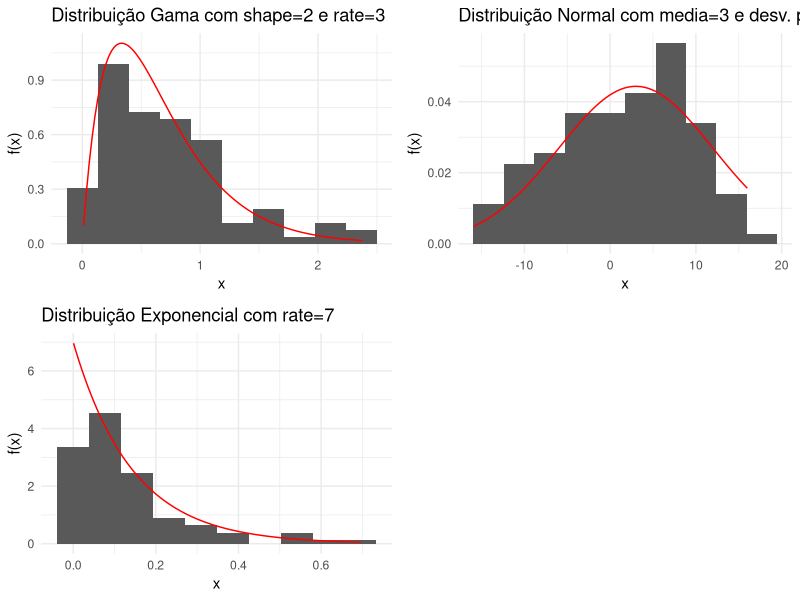
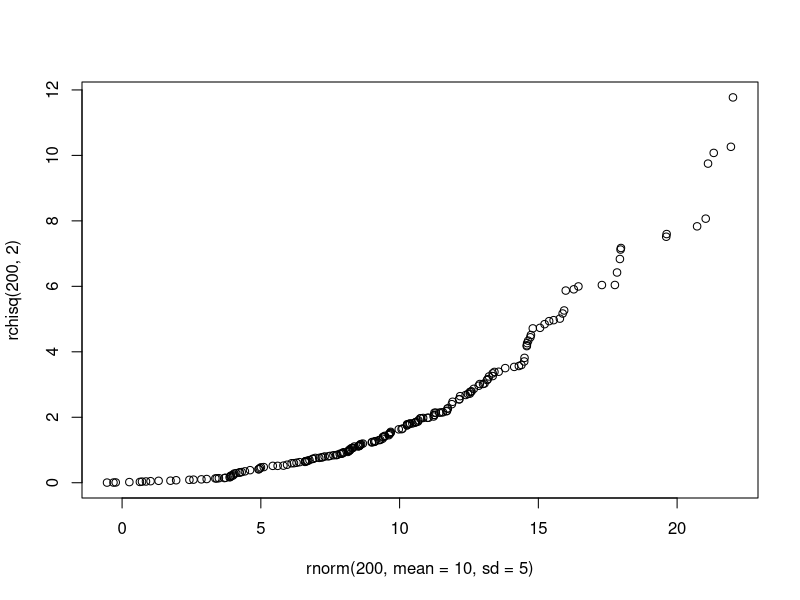
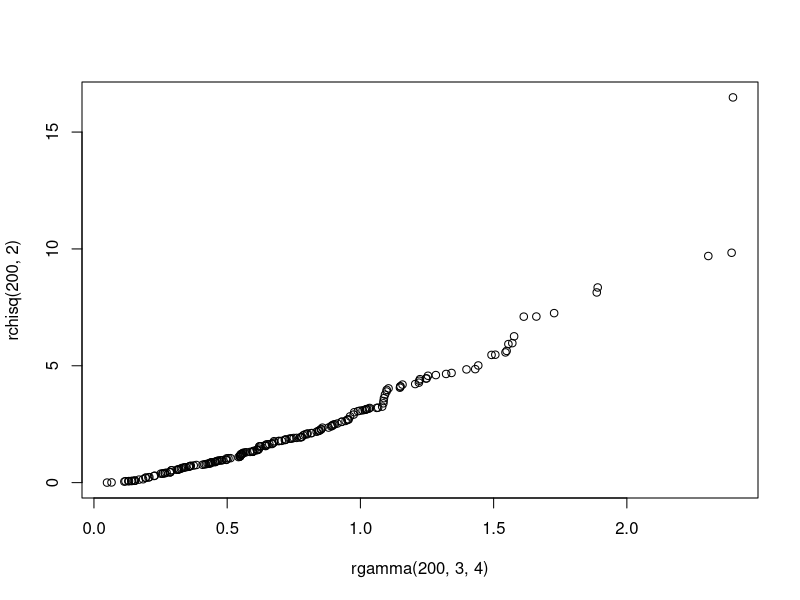
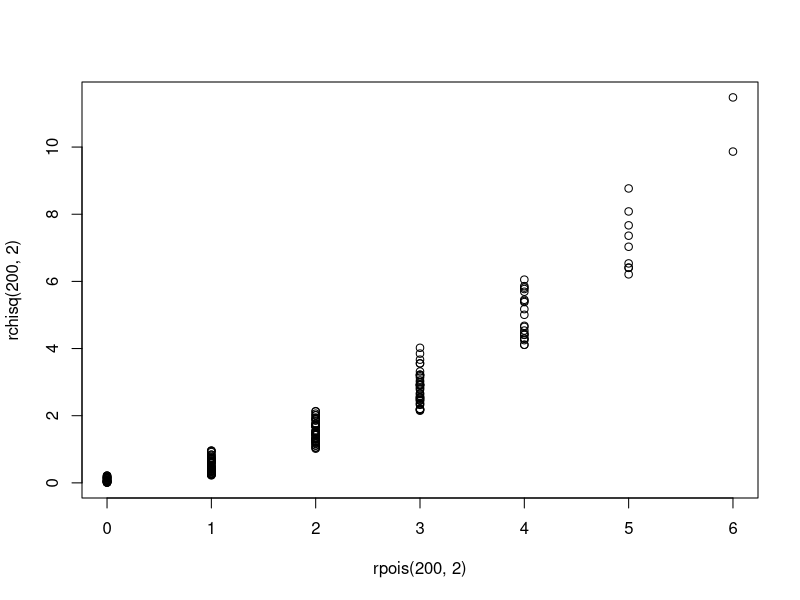
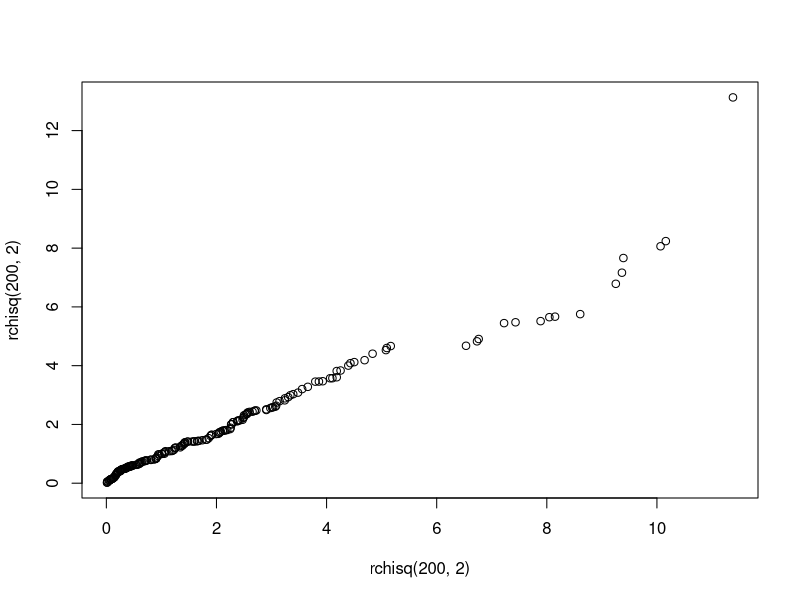
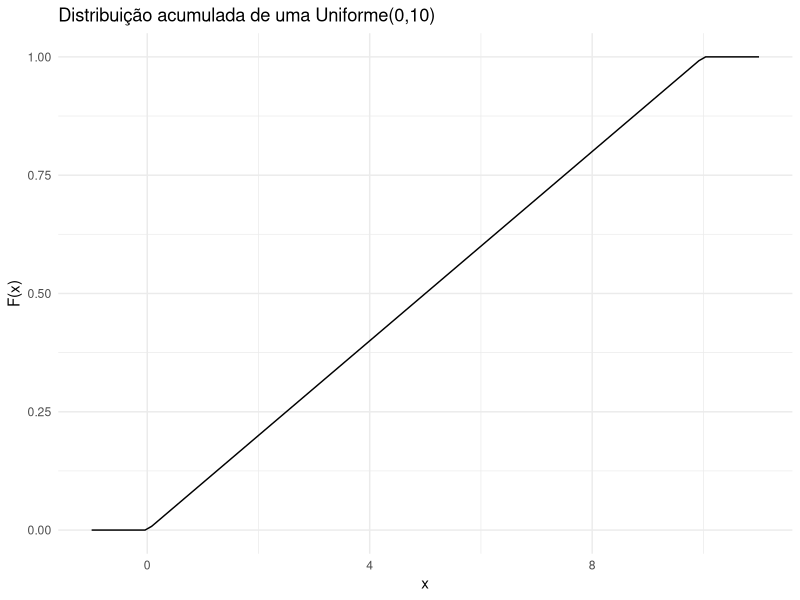
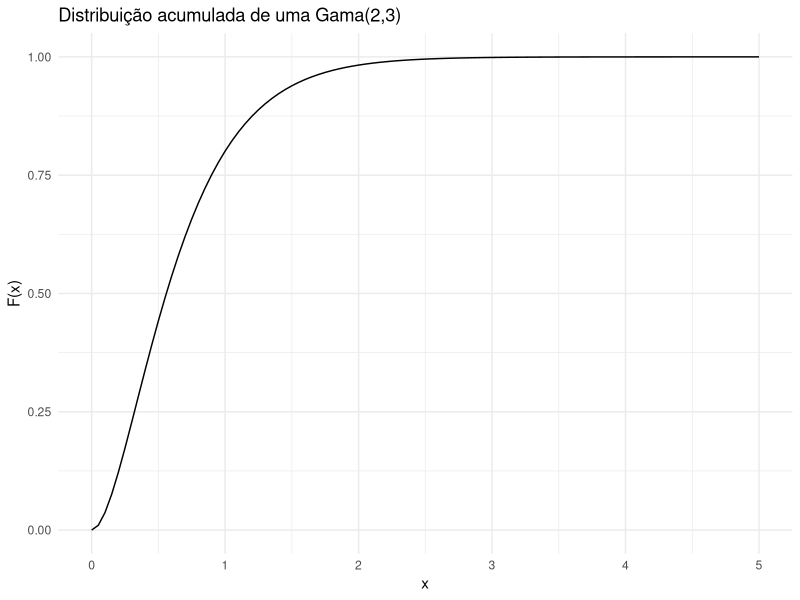
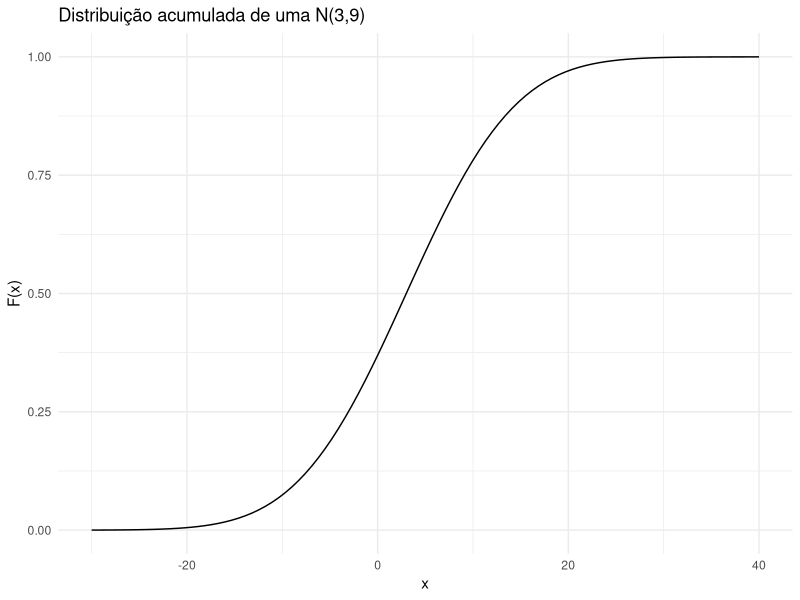

Here is the R script that generated these plots, in order:

# Carregando pacotes utilizados

library(ggplot2)
library(gridExtra)
library(dplyr)

# 1 -----------------------------------------------------------------------

#a)
unif <- runif(100, min = 0, max = 10)

#b)
gam <- rgamma(100, shape = 2, rate = 3)

#c)
norm <- rnorm(100, mean = 3, sd = 9)

#d)
expo <- rexp(100, rate = 7)

# 2 -----------------------------------------------------------------------

grafb <- ggplot(data = data.frame(x=gam), aes(x=x)) +
  geom_histogram(aes(y=..density..), bins = 10) +
  stat_function(fun = dgamma, args = list(shape = 2, rate = 3), color = "red") +
  theme_minimal() +
  labs(title = "Distribuição Gama com shape=2 e rate=3", y="f(x)")

grafc <- ggplot(data = data.frame(x=norm), aes(x=x)) +
  geom_histogram(aes(y=..density..), bins = 10) +
  stat_function(fun = dnorm, args = list(mean = 3, sd = 9), color = "red") +
  theme_minimal() +
  labs(title = "Distribuição Normal com media=3 e desv. padrao=9", y="f(x)")

grafd <- ggplot(data = data.frame(x=expo), aes(x=x)) +
  geom_histogram(aes(y=..density..), bins = 10) +
  stat_function(fun = dexp, args = list(rate = 7), color = "red") +
  theme_minimal() +
  labs(title = "Distribuição Exponencial com rate=7", y="f(x)")

grid.arrange(grafb, grafc, grafd, ncol=2)

# 3 -----------------------------------------------------------------------

#a)
ppois(0, lambda = 5, lower.tail = F)

#b)
ppois(11, lambda = 5) - ppois(2, lambda = 5)

#c)
qpois(0.76, lambda = 5)

#d)
qpois(0.73, lambda = 5, lower.tail = F)
## ou
qpois(0.27, lambda = 5)

# 4 -----------------------------------------------------------------------

#a) 
pbeta(0.7, 3, 10, lower.tail = F)

#b)
pbeta(0.25, 3, 10) - pbeta(0.2, 3, 10)

#c)
qbeta(0.20, 3, 10)

#d)
qbeta(0.12, 3, 10, lower.tail = F)
## ou
qbeta(0.88, 3, 10)

# 5 -----------------------------------------------------------------------

#a)
qqplot(
  x = rnorm(200, mean = 10, sd = 5),
  y = rchisq(200, 2)
)

#b)
qqplot(
  x = rgamma(200, 3, 4),
  y = rchisq(200, 2)
)

#c)
qqplot(
  x = rpois(200, 2),
  y = rchisq(200, 2)
)

#d)
qqplot(
  x = rchisq(200, 2),
  y = rchisq(200, 2)
)

# 6 -----------------------------------------------------------------------

#a)
pexp(5, 5, lower.tail = F)

#b)
pexp(9, 5) - pexp(2, 5)

#c)
dexp(0, 5)

#d)
pexp(2, 5)

#e)
dbinom(2, 15, 0.3)
## ou
pbinom(2, 15, 0.3) - pbinom(1, 15, 0.3)

#f)
pbinom(4, 15, 0.3)

#g)
pbinom(5, 15, 0.3) - pbinom(-2, 15, 0.3)

#h)
pbinom(9, 15, 0.3) - pbinom(2, 15, 0.3)

#i)
pbinom(3, 15, 0.3, lower.tail = F)
## ou
1 - pbinom(3, 15, 0.3)

# 7 -----------------------------------------------------------------------

fun7 <- function(y) {
  if(y<1) return(0)
  if(y>3) return(1)
  return(integrate(
    (function(x) (x^3)/20), lower = 1, upper = y
  )[[1]]
  )
}

#a)
1 - fun7(2)

#b)
fun7(2.6) - fun7(2)

#c)
1 - fun7(2.8)

#d)
fun7(2) + (1 - fun7(2.5))

# 8 -----------------------------------------------------------------------

#a)
ggplot(data = data.frame(x=c(-1,11)), aes(x=x)) +
  stat_function(fun = punif, args = list(min = 0, max = 10)) +
  labs(y="F(x)", title="Distribuição acumulada de uma Uniforme(0,10)") + 
  theme_minimal()

#b)
ggplot(data = data.frame(x=c(0,5)), aes(x=x)) +
  stat_function(fun = pgamma, args = list(shape = 2 , rate = 3)) + 
  labs(y="F(x)", title="Distribuição acumulada de uma Gama(2,3)") + 
  theme_minimal()

#c)
ggplot(data = data.frame(x=c(-30,40)), aes(x=x)) + 
  stat_function(fun = pnorm, args = list(mean = 3, sd = 9)) +
  labs(y="F(x)", title="Distribuição acumulada de uma N(3,9)") + 
  theme_minimal()

#d)
ggplot(data = data.frame(x=c(0,2)), aes(x=x)) +
  stat_function(fun = pexp, args = list(7)) +
  labs(y="F(x)", title="Distribuição acumulada de uma Exponecial(7)") + 
  theme_minimal()

#e)
ggplot(data = data.frame(x=c(0,4)), aes(x=x)) + 
  stat_function(fun = Vectorize(fun7)) + 
  labs(y="F(x)", title="Distribuição acumulada de x^3/20") +
  theme_minimal()

#f)


# 9 -----------------------------------------------------------------------

#a)
# graf1 <- 
## ou
plot(dbinom(-1:110,100,0.85), type = 'h')

graf2 <- ggplot(data = data.frame(x=c(-1:110)), aes(x=x)) + 
  stat_function(fun = pbinom, args = list(100, 0.85)) +
  labs(y="F(x)"); graf2
## ou
plot(pbinom(-1:110,100,0.85), type = 's')

#b)
ggplot(data = data.frame(x=c(-5:25)), aes(x=x)) + 
  stat_function(fun = ppois, args = list(5)) +
  labs(y="F(x)")

# 10 ----------------------------------------------------------------------

expo <- rexp(1000, 5)

mat.amostras = matrix(NA, ncol=1000, nrow=200)

for(i in 1:1000){
  mat.amostras[,i] = sample(expo,200,replace = TRUE)
}

ggplot(data = data.frame(x=expo), aes(x=x)) +
  geom_histogram(aes(y=..density..)) +
  stat_function(fun = dexp, args = list(5), color="red") +
  geom_vline(aes(xintercept = mean(apply(mat.amostras,2,mean))), linetype = "dashed", color = "red" ) +
  geom_vline(aes(xintercept = mean(expo)), linetype = "dashed", color = "blue") +
  theme_minimal() +
  labs(y="")


